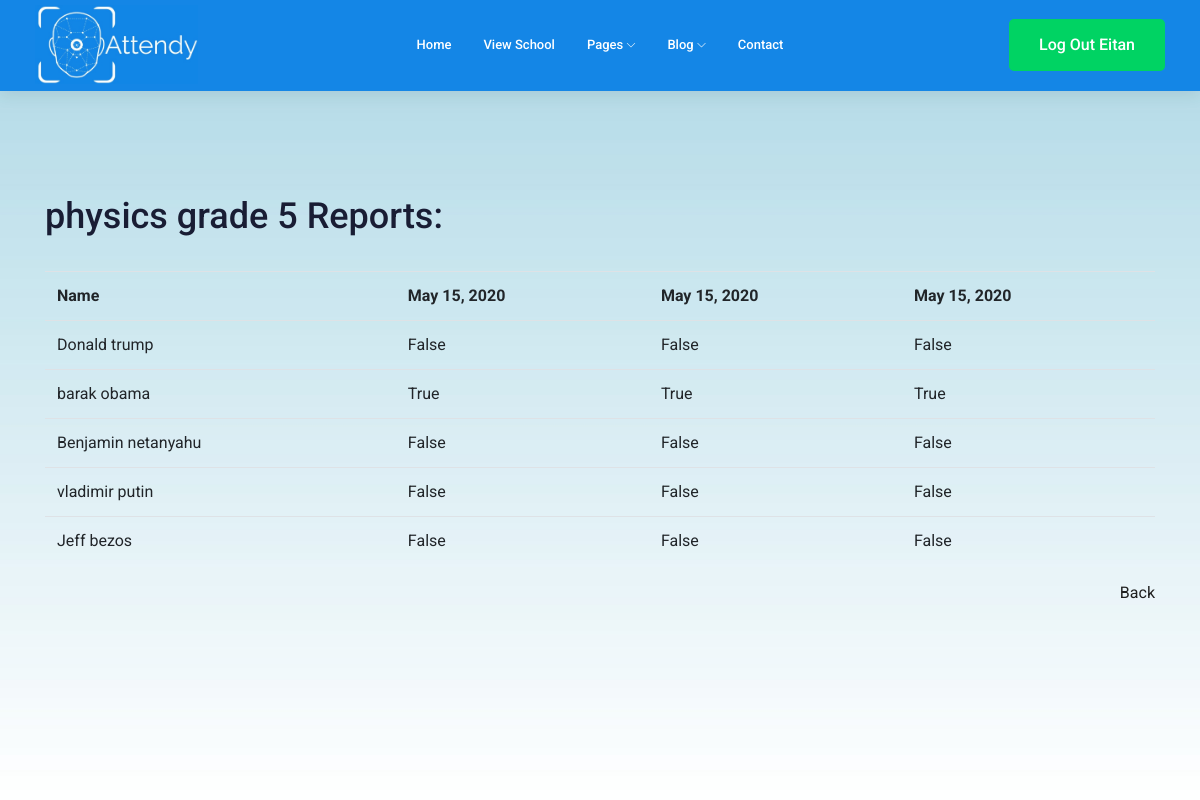
Page /view_reports/2/ (signed in) on the earlier database version.
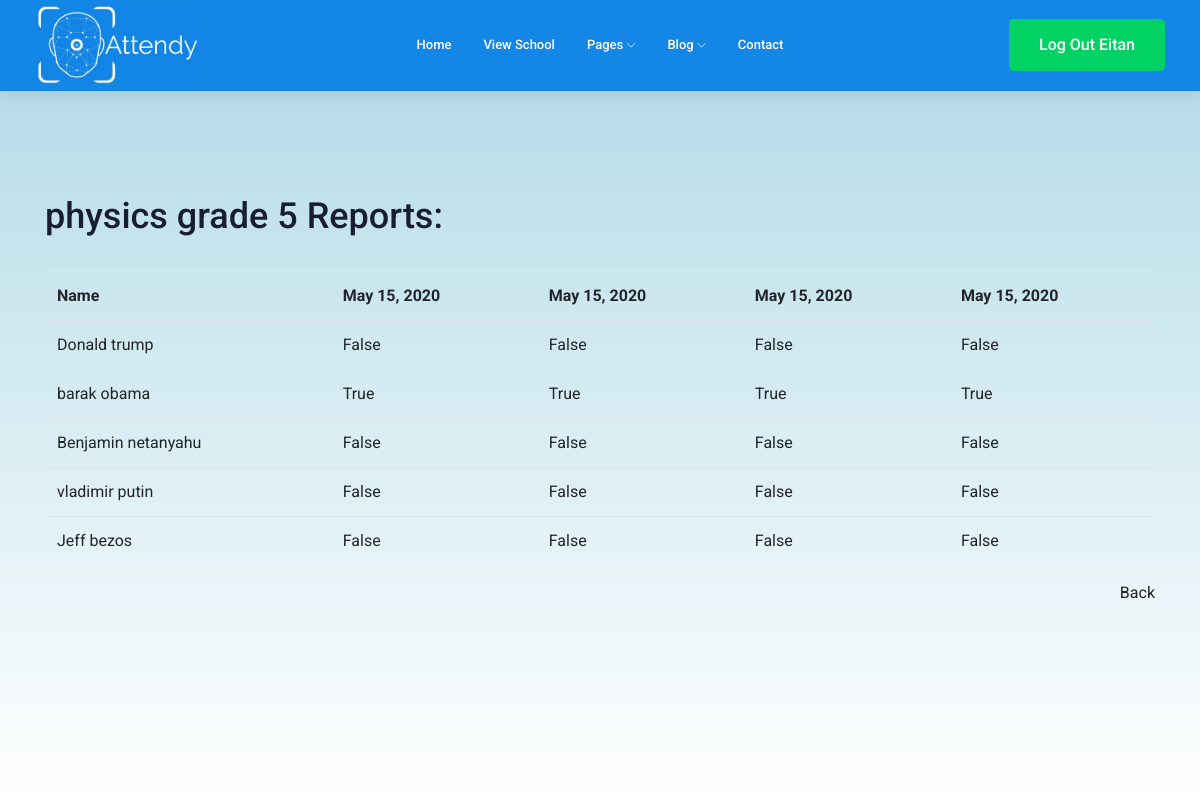
Same page on the later database version.
### main/models.py (models this page shows, shortened)
class Report(models.Model):
    id = models.AutoField(primary_key=True)
    date = models.DateField(auto_now_add=True)
    status = models.CharField(max_length=200, default='done')
    belonging_class = models.ForeignKey(Class, default=0, on_delete=models.SET_DEFAULT)
    dictionary = models.CharField(max_length=1000)
    def get_student_dict(self):
        return ast.literal_eval(str(self.dictionary))
    class Meta:
        verbose_name_plural = 'Reports'

### main/views.py (the view)
# urls.py: path('view_reports/<int:class_id>/', views.view_reports, name='view reports'),
def view_reports(request, class_id):
    if request.user.is_authenticated:
        class_ = Class.objects.filter(id=class_id)[0]
        reports = Report.objects.filter(belonging_class=class_)
        reports = sorted(reports, key=lambda x: x.date)
        student_dict = {key: [val] for key, val in reports[0].get_student_dict().items()}
        for i, report in enumerate(reports):
            if i != 0:
                new_dict = report.get_student_dict()
                for key, val in new_dict.items():
                    student_dict[key].append(val)
        print(student_dict)
        return render(request, 'main/view_reports.html',
                      context={'reports': reports, 'student_dict': student_dict, 'class_name': class_.name})
    else:
        return redirect('main:landing page')

### main/templates/main/view_reports.html (shortened to what this page needs)
<!DOCTYPE html>
<html lang="en">
<head>
    {% extends "main/header.html" %}
{% block content %}
<br>
<div class="container">
    <section class="hero is-primary">
        <div class="hero-body">
            <h1 class="title">{{class_name}} Reports:</h1>
        </div>
    </section>
    <br/>
    <table class="table is-bordered is-striped is-narrow is-hoverable is-fullwidth">
        <tr>
            <th>Name</th>
            {% for report in reports %}
            <th>{{report.date}}</th>
            {% endfor %}
        </tr>
        {% for name, l in student_dict.items %}
        <tr>
            <td>{{name}}</td>
            {% for i in l %}
                <td>{{i}}</td>
            {% endfor %}
        </tr>
        {% endfor %}
    </table>
    <a style="float:right;" class="tag is-info is-large is-light" href="{{path}}">Back</a>
</div>
{% endblock %}

Differences in the rows shown:
added Report: date "May 15, 2020"
Other differences:
new list line: "False"
new list line: "True"
